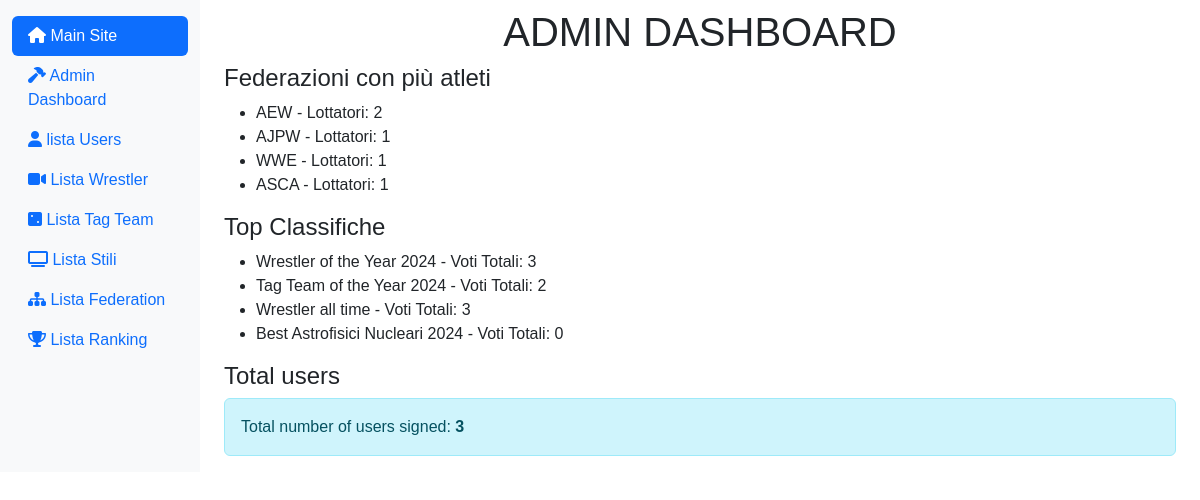
/index.php?page=admin (signed in), run on the app's committed database.
### tables this page shows
CREATE TABLE `federations` (
  `id_federation` int(11) NOT NULL,
  `name` varchar(200) DEFAULT NULL,
  `description` text DEFAULT NULL
);

CREATE TABLE `list_ranking` (
  `id_ranking` int(11) NOT NULL,
  `ranking_name` varchar(200) DEFAULT NULL,
  `description` text DEFAULT NULL,
  `ranking` varchar(255) NOT NULL,
  `status` int(3) DEFAULT NULL,
  `category_id` int(11) DEFAULT NULL,
  `include_inactive` tinyint(1) DEFAULT 0
);

### app/Controllers/FederationController.php (called while the page is built, shortened)
<?php
class FederationController {
    private $federationDAO;
    public function __construct() {
        $this->federationDAO = new FederationDAO();
    }
    public function getWrestlersCountPerFederation() {
        return $this->federationDAO->getWrestlersCountPerFederation();
    }
}

### app/Core/DB.php (called while the page is built, shortened)
<?php
class DB {
    protected function connect (){
        try {
            $localHost = $_ENV['DB_HOST'];
            $dbname = $_ENV['DB_NAME'];
            $user = $_ENV['DB_USER'];
            $pass = $_ENV['DB_PASS'];
            $conn = new PDO("mysql:host=".$localHost.";dbname=".$dbname.";",$user, $pass);
            return $conn;
        } catch (PDOException $e) {
            echo $e->getMessage() . "<br> Database Connection Error";
            die();
        }
    }
}
?>

### app/DAO/FederationDAO.php (called while the page is built, shortened)
<?php
class FederationDAO extends DB {
    public function getWrestlersCountPerFederation() {
        try {
            $sql = "SELECT f.id_federation, f.name, COUNT(w.id_wrestler) AS total_wrestlers
                    FROM federations f
                    LEFT JOIN wrestlers w ON f.id_federation = w.federation_id
                    GROUP BY f.id_federation, f.name";
            $stmt = $this->connect()->prepare($sql);
            $stmt->execute();
            return $stmt->fetchAll(PDO::FETCH_ASSOC);
        } catch (PDOException $e) {
            error_log("PDOException in getWrestlersCountPerFederation: " . $e->getMessage());
            return [];
        }
    }
}

### app/Controllers/RankingController.php (called while the page is built, shortened)
<?php
class RankingController {
    private $rankingDAO;
    public function __construct() {
        $this->rankingDAO = new RankingDAO();
    }
    public function getRankingsWithTotalScores() {
        return $this->rankingDAO->getRankingsWithTotalScores();
    }
}

### app/DAO/RankingDAO.php (called while the page is built, shortened)
<?php
class RankingDAO extends DB {
    public function getRankingsWithTotalScores() {
        try {
            $sql = "SELECT r.id_ranking, r.ranking_name, COUNT(v.id_votes) AS total_votes
                    FROM list_ranking r
                    LEFT JOIN votes v ON r.id_ranking = v.id_ranking
                    GROUP BY r.id_ranking, r.ranking_name
                    ORDER BY r.id_ranking";
            $stmt = $this->connect()->prepare($sql);
            $stmt->execute();
            return $stmt->fetchAll(PDO::FETCH_ASSOC);
        } catch (PDOException $e) {
            error_log("PDOException in getRankingsWithTotalScores: " . $e->getMessage());
            return [];
        }
    }
}

### app/Controllers/UserController.php (called while the page is built, shortened)
<?php
class UserController {
    private $userDAO;
    public function __construct() {
        $this->userDAO = new UserDAO();
    }
    public function getAllUsers() {
        return $this->userDAO->getAllUsers();
    }
}

### app/DAO/UserDao.php (called while the page is built, shortened)
<?php
class UserDAO extends DB {
    public function getAllUsers() {
        try {
            $stmt = $this->connect()->prepare("SELECT * FROM users");
            $stmt->execute();
            return $stmt->fetchAll(PDO::FETCH_ASSOC);
        } catch (PDOException $e) {
            error_log("PDOException in getAllUsers: " . $e->getMessage());
            return [];
        }
    }
}

### resources/Views/admin/admin.php (the view)
<?php
    $rankingsWithScores = $rankingController->getRankingsWithTotalScores();
    $totalUsers = count($userController->getAllUsers());
    $federationsWrestlersCount = $federationController->getWrestlersCountPerFederation();
?>
        <div class="col-md-9 ms-sm-auto col-lg-10 px-md-4">
            <div class="row">
                <h1 class="d-flex justify-content-center text-uppercase mt-2">Admin Dashboard</h1>
            </div>
            <h4>Federazioni con più atleti</h4>
            <div>
                <ul>
                    <?php foreach ($federationsWrestlersCount as $federation): ?>
                        <li><?php echo htmlspecialchars($federation['name']) . " - Lottatori: " . htmlspecialchars($federation['total_wrestlers']); ?></li>
                    <?php endforeach; ?>
                </ul>
            </div>
            <h4>Top Classifiche</h4>
            <div>
                <ul>
                    <?php foreach ($rankingsWithScores as $ranking): ?>
                        <li><?php echo htmlspecialchars($ranking['ranking_name']) . " - Voti Totali: " . htmlspecialchars($ranking['total_votes']); ?></li>
                    <?php endforeach; ?>
                </ul>
            </div>
            <h4>Total users</h4>
            <div id="totalUsers">
                <div class="alert alert-info" role="alert">
                    Total number of users signed: <strong><?php echo $totalUsers; ?></strong>
                </div>
            </div>
        </div>

### data on the page
federations: name "AEW", total_wrestlers "2"
federations: name "AJPW", total_wrestlers "1"
federations: name "WWE", total_wrestlers "1"
federations: name "ASCA", total_wrestlers "1"
list_ranking: ranking_name "Wrestler of the Year 2024", total_votes "3"
list_ranking: ranking_name "Tag Team of the Year 2024", total_votes "2"
list_ranking: ranking_name "Wrestler all time", total_votes "3"
list_ranking: ranking_name "Best Astrofisici Nucleari 2024", total_votes "0"

### other printed values
$totalUsers "3"
